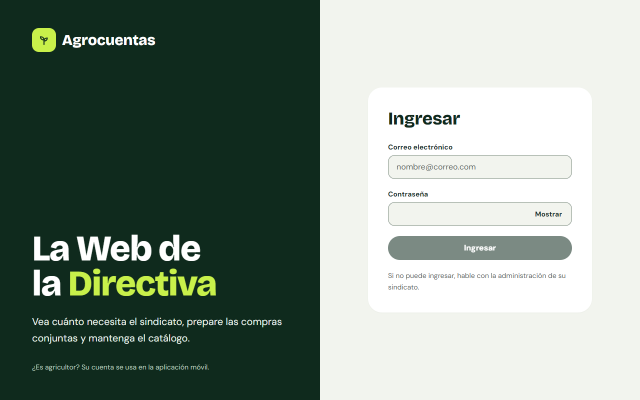
#> input picture docs/evidence/rediseno-web-v2/base/acceso/01-ingresar__portatil.png, 1280 x 800 px, given in place of 01.png, which was not available (shown at 1/2 size)
$ python comparativa_v.py ../../docs/evidence/rediseno-web-v2/base/acceso
#> lines starting #> are read from the running program, lines starting #| are printed output that depends on the picture
"""Comparativas lámina ↔ implementación del rediseño de la Web (v2).

Compone, para cada una de las 51 láminas, la lámina a la izquierda y la(s)
captura(s) existentes de la implementación a la derecha, con rótulos.
No toma capturas nuevas: sólo lee PNG ya guardados en
docs/evidence/rediseno-web-v2/ y escribe docs/evidence/rediseno-web-v2/comparativas/NN.png.

Uso (desde la raíz del worktree):
    <python> -I tool/web_rediseno_v2/comparativa_v.py <carpeta_laminas> [NN ...]

Reglas de composición:
- Escritorio (láminas 01–34): lámina escalada a 1150 px de ancho; capturas a
  1150 px (una) o en rejilla de 2 columnas (varias, p. ej. hojas de diálogos;
  los diálogos se recortan automáticamente al recuadro blanco del diálogo).
  Una captura de página entera mucho más alta que la lámina se recorta por
  abajo y el rótulo lo indica.
- Teléfono (35–51): todo a escala 0,55 (390 px → 429 px). Una captura más alta
  que la lámina se reparte en columnas de la altura de la lámina (máx. 3); lo
  que sobra se recorta y el rótulo lo indica.
- Lámina sin captura: se compone la lámina sola con el rótulo «sin captura: motivo».
"""
import os
import sys

from PIL import Image, ImageDraw, ImageFont

ROOT = os.path.abspath(os.path.join(os.path.dirname(__file__), '..', '..'))
EVID = os.path.join(ROOT, 'docs', 'evidence', 'rediseno-web-v2')
OUT = os.path.join(EVID, 'comparativas')

BG = (255, 255, 255)
INK = (15, 42, 29)
MUTED = (90, 100, 95)
WARN = (160, 60, 20)
FRAME = (200, 205, 200)

TITLES = {
    1: 'Ingresar', 2: 'Aviso para una cuenta de agricultor', 3: 'Resumen', 4: 'Cobertura',
    5: 'Estados del Resumen', 6: 'Necesidades y propuestas (borrador)',
    7: 'Borrador · borradores anteriores', 8: 'Borrador · cómo se calculó', 9: 'Compras conjuntas',
    10: 'Convocatoria · borrador', 11: 'Convocatoria abierta (responsable)',
    12: 'Convocatoria · cerrada con consolidado', 13: 'Convocatoria · cancelada',
    14: 'Convocatoria · nueva responsable', 15: 'Diálogos · compras conjuntas',
    16: 'Convocatoria · sin permiso para ver participantes', 17: 'Convocatoria · permiso retirado',
    18: 'Convocatoria · cerrada, vista sin permiso de detalle',
    19: 'Convocatoria · cerrada, menos de 3 participantes',
    20: 'Convocatoria · responsable no habilitada', 21: 'Catálogo · Productos',
    22: 'Catálogo · Nombres equivalentes', 23: 'Catálogo · Por identificar',
    24: 'Catálogo · Ya identificados', 25: 'Histórico sellado', 26: 'Estimación del consumo',
    27: 'Estimación guardada sin conexión', 28: 'Campañas', 29: 'Detalle de campaña',
    30: 'Diálogos · campañas y catálogo', 31: 'Usuarios (Administrador)', 32: 'Bitácora',
    33: 'Diálogos · usuarios, bitácora y foto', 34: 'Diálogos · editar, retirar y separar',
    35: 'Resumen en teléfono', 36: 'Teléfono · borrador de compra',
    37: 'Teléfono · compras conjuntas', 38: 'Teléfono · convocatoria abierta',
    39: 'Teléfono · catálogo', 40: 'Teléfono · histórico sellado', 41: 'Teléfono · campañas',
    42: 'Teléfono · bitácora', 43: 'Teléfono · menú «Más»',
    44: 'Teléfono · usuarios y permiso de sustitución', 45: 'Teléfono · formulario (nueva convocatoria)',
    46: 'Teléfono · confirmación con motivo', 47: 'Teléfono · identificar un producto con fotografía',
    48: 'Teléfono · convocatoria con permiso retirado', 49: 'Teléfono · sustituir a la responsable',
    50: 'Teléfono · nueva responsable revisar permisos', 51: 'Teléfono · cómo se calculó y detalle técnico',
}

# Capturas por lámina: (ruta relativa a docs/evidence/rediseno-web-v2, opciones).
# Opciones: 'dialog' (recorte automático al diálogo), 'label' (texto extra),
# 'crop' (x0, y0, x1, y1 en px de la captura), 'max_h' (alto máximo en px de la captura).
D = {'dialog': True}
SPEC = {
    1: [('base/acceso/01-ingresar__escritorio.png', {})],
    2: [('verificacion/acceso/02-agricultor-aviso__escritorio.png', {'label': 'verificación sobre 06283da'})],
    3: [('a/resumen/03-resumen__escritorio.png', {})],
    4: [('a/cobertura/04-cobertura__escritorio.png', {})],
    5: [('a/estados/05-01-cargando__SIMULADO__escritorio.png', {'label': '§1 cargando (simulado)'}),
        ('a/estados/05-07-error-servidor__SIMULADO__escritorio.png', {'label': '§7 error 500 (simulado)'}),
        ('a/estados/05-08-sin-permiso__SIMULADO__escritorio.png', {'label': '§8 403 (simulado)'}),
        ('a/estados/05-09-servidor-ocupado__SIMULADO__escritorio.png', {'label': '§9 429 (simulado)'}),
        ('verificacion/simulados/05-s2_sin_campanas__SIMULADO__escritorio.png', {'label': '§2 sin campañas (SIMULADO, 1b7fbb4)', 'crop': (272, 0, 1440, 1100)}),
        ('verificacion/simulados/05-u8_sin_activa__SIMULADO__escritorio.png', {'label': '§2/U.8 sin campaña activa (SIMULADO)', 'crop': (272, 0, 1440, 1100)}),
        ('verificacion/simulados/05-s3_sin_cifras__SIMULADO__escritorio.png', {'label': '§3 sin cifras (SIMULADO)', 'crop': (272, 0, 1440, 1100)}),
        ('verificacion/simulados/05-s4_todo_oculto__SIMULADO__escritorio.png', {'label': '§4 todo oculto (SIMULADO)', 'crop': (272, 0, 1440, 1100)}),
        ('verificacion/simulados/05-s5_politica_pendiente__SIMULADO__escritorio.png', {'label': '§5 política pendiente (SIMULADO)', 'crop': (272, 0, 1440, 1100)}),
        ('verificacion/simulados/05-s10_cerrada_sin_sellar__SIMULADO__escritorio.png', {'label': '§10 cerrada, lista para sellar (SIMULADO)', 'crop': (272, 0, 1440, 1300)}),
        ('verificacion/simulados/05-s11_sellada__SIMULADO__escritorio.png', {'label': '§11 sellada (SIMULADO)', 'crop': (272, 0, 1440, 1100)}),
        ('verificacion/simulados/05-12-referencia-NONE__SIMULADO__escritorio.png', {'label': '§12 sin referencia (SIMULADO)', 'crop': (272, 0, 1440, 900)}),
        ('verificacion/simulados/05-12-referencia-CALCULATING__SIMULADO__escritorio.png', {'label': '§12 calculando (SIMULADO)', 'crop': (272, 0, 1440, 900)}),
        ('verificacion/simulados/05-12-referencia-LINKED__SIMULADO__escritorio.png', {'label': '§12 fijada (SIMULADO)', 'crop': (272, 0, 1440, 900)}),
        ('verificacion/simulados/05-12-referencia-LINKED_DESACTUALIZADA__SIMULADO__escritorio.png', {'label': '§12 desactualizada (SIMULADO)', 'crop': (272, 0, 1440, 900)}),
        ('verificacion/simulados/05-12-referencia-RESTRICTED__SIMULADO__escritorio.png', {'label': '§12 restringida (SIMULADO)', 'crop': (272, 0, 1440, 900)}),
        ('verificacion/simulados/05-12-referencia-UNAVAILABLE__SIMULADO__escritorio.png', {'label': '§12 no disponible (SIMULADO)', 'crop': (272, 0, 1440, 900)}),
        ('verificacion/participantes/12-directiva-responsable-cerrada__escritorio.png', {'label': '§13 VISIBLE (API real)', 'crop': (272, 300, 1440, 1100)}),
        ('b/detalle/18-cerrada-sin-permiso__escritorio.png', {'label': '§13 parcial: VISIBLE y UNDER_THRESHOLD', 'crop': (272, 300, 1440, 1100)}),
        ('b/detalle/16-sin-permiso-participantes__escritorio.png', {'label': '§13 parcial: RESPONSIBLE_ONLY (abierta)', 'crop': (272, 300, 1440, 1100)})],
    6: [('verificacion/capturas/06-borrador-pagina__escritorio.png', {'label': 'verificación sobre 06283da, página entera'})],
    7: [('a/pestanas/07-anteriores-pildora__escritorio.png', {})],
    8: [('verificacion/capturas/08-como-se-calculo-pagina__escritorio.png', {'label': 'verificación sobre 06283da, página entera'})],
    9: [('b/adopcion/09-compras-conjuntas__escritorio.png', {})],
    10: [('b/detalle/10-borrador__escritorio.png', {})],
    11: [('b/adopcion/11-abierta-responsable__escritorio.png', {})],
    12: [('b/detalle/12-cerrada-consolidado__escritorio.png', {})],
    13: [('b/detalle/13-cancelada__escritorio.png', {})],
    14: [('b/detalle/14-nueva-responsable__escritorio.png', {})],
    15: [('b/adopcion/15-1-nueva-convocatoria__escritorio.png', dict(D, label='15.1')),
         ('verificacion/convocatoria/04-dialogo-abrir__escritorio.png', dict(D, label='15.2 (verificación, 06283da)')),
         ('verificacion/convocatoria/06-dialogo-cerrar__escritorio.png', dict(D, label='15.3 (verificación, 06283da)')),
         ('b/dialogos/15-4-cancelar__escritorio.png', dict(D, label='15.4')),
         ('b/dialogos/15-5-conceder__escritorio.png', dict(D, label='15.5')),
         ('b/adopcion/15-6-sustituir__escritorio.png', dict(D, label='15.6'))],
    16: [('b/detalle/16-sin-permiso-participantes__escritorio.png', {})],
    17: [('b/detalle/17-permiso-retirado__escritorio.png', {})],
    18: [('b/detalle/18-cerrada-sin-permiso__escritorio.png', {})],
    19: [('b/detalle/19-cerrada-menos-de-3__escritorio.png', {})],
    20: [('b/detalle/20-responsable-no-habilitada__escritorio.png', {})],
    21: [('c/ronda2/21-39-catalogo-productos__escritorio.png', {'label': 'API real'}),
         ('verificacion/simulados/21-productos-inactivos__SIMULADO__escritorio.png', {'label': '«Ver productos inactivos» con un producto (lista SIMULADA de products.page.test.tsx)'})],
    22: [('c/catalogo/22-nombres-equivalentes__escritorio.png', {})],
    23: [('c/catalogo/23-por-identificar-con-foto__escritorio.png', {})],
    24: [('c/catalogo/24-corregir-identificacion__escritorio.png', {}),
         ('verificacion/identificacion/24-ya-identificados__escritorio.png', {'label': 'verificación sobre 06283da'})],
    25: [('a/historico/25-historico-sellado__escritorio.png', {})],
    26: [('verificacion/hallazgos/26-estimacion-decimales__escritorio.png', {'label': 'verificación sobre 06283da, primera pantalla'})],
    27: [('a/copia/27-copia-legible__escritorio.png', {'label': 'estado 1'}),
         ('a/copia/27-copia-estado__escritorio.png', {'label': 'estado 2'}),
         ('a/copia/27-copia-sin-sesion__escritorio.png', {'label': 'estado 3'})],
    28: [('orquestador/cabecera/28-campanas-accion__escritorio.png', {'label': 'cabecera del orquestador (última), primera pantalla'}),
         ('c/ronda2/28-41-campanas__escritorio.png', {'label': 'página entera (ronda 2 de C)'})],
    29: [('c/ronda2/29-detalle-campana__escritorio.png', {})],
    30: [('verificacion/admin/30-1-nueva-campana__escritorio.png', dict(D, label='30.1 (verificación, 06283da)')),
         ('c/dialogos/30.2-cerrar-campana__escritorio.png', dict(D, label='30.2')),
         ('verificacion/simulados/30-3-sellar-dialogo__SIMULADO__escritorio.png', dict(D, label='30.3 (SIMULADO, revisión de fixture; sin enviar)')),
         ('c/dialogos/30.4-nuevo-producto__escritorio.png', dict(D, label='30.4')),
         ('c/dialogos/30.5-inactivar-producto__escritorio.png', dict(D, label='30.5')),
         ('c/dialogos/30.6-unir-nombres__escritorio.png', dict(D, label='30.6'))],
    31: [('c/ronda2/31-44-usuarios__escritorio.png', {})],
    32: [('c/bitacora/32-bitacora__escritorio.png', {'max_h': 2700})],
    33: [('verificacion/admin/33-1-nuevo-usuario__escritorio.png', dict(D, label='33.1 (verificación, 06283da)')),
         ('c/dialogos/33.2-contrasena__escritorio.png', dict(D, label='33.2')),
         ('verificacion/admin/33-3-desactivar__escritorio.png', dict(D, label='33.3 (verificación, 06283da)')),
         ('verificacion/admin/33-4-que-paso__escritorio.png', dict(D, label='33.4 (verificación, 06283da)')),
         ('c/dialogos/33.5-foto-no-disponible__SIMULADO__escritorio.png', dict(D, label='33.5 (simulado: 404)'))],
    34: [('b/dialogos/34-1-editar__escritorio.png', dict(D, label='34.1')),
         ('b/dialogos/34-2-retirar__escritorio.png', dict(D, label='34.2')),
         ('verificacion/admin/34-3-editar-campana__escritorio.png', dict(D, label='34.3 (verificación, 06283da)')),
         ('c/dialogos/34.4-editar-producto__escritorio.png', dict(D, label='34.4')),
         ('c/dialogos/34.5-separar-nombres__escritorio.png', dict(D, label='34.5')),
         ('verificacion/admin/34-6-editar-usuario__escritorio.png', dict(D, label='34.6 (verificación, 06283da)'))],
    35: [('a/telefono/35-resumen-telefono__movil.png', {})],
    36: [('verificacion/hallazgos/36-borrador-primera-pantalla__movil.png', {'label': '06283da, primera pantalla'}),
         ('verificacion/telefono/36-borrador-final__movil.png', {'label': '06283da, final de la página'})],
    37: [('b/adopcion/37-compras-conjuntas__movil.png', {})],
    38: [('b/adopcion/38-abierta-responsable__movil.png', {})],
    39: [('c/ronda2/21-39-catalogo-productos__movil.png', {'label': 'API real'}),
         ('verificacion/simulados/21-productos-inactivos__SIMULADO__movil.png', {'label': 'inactivos (SIMULADO)'})],
    40: [('a/telefono/40-historico-telefono__movil.png', {})],
    41: [('verificacion/hallazgos/41-campanas-barra__movil.png', {'label': '06283da, primera pantalla'}),
         ('c/ronda2/28-41-campanas__movil.png', {'label': 'página entera'})],
    42: [('c/bitacora/32-bitacora__movil.png', {}),
         ('c/telefono/42-bitacora-filtros__movil.png', {'label': '«Más filtros»'})],
    43: [('verificacion/telefono/43-menu-mas__movil.png', {'label': '06283da'})],
    44: [('c/ronda2/31-44-usuarios__movil.png', {'crop': (0, 0, 780, 3400), 'label': 'principio de la página'}),
         ('c/ronda2/31-44-usuarios__movil.png', {'crop': (0, 8000, 780, 9954), 'label': 'final de la página: panel del permiso'})],
    45: [('verificacion/telefono/45-nueva-convocatoria__movil.png', {'label': '06283da'})],
    46: [('verificacion/telefono/46-cancelar-hoja__movil.png', {'label': '06283da'})],
    47: [('c/catalogo/23-por-identificar-con-foto__movil.png', {'label': 'solicitud con foto elegida'})],
    48: [('verificacion/capturas/48-permiso-retirado__movil.png', {'label': '06283da'})],
    49: [('b/adopcion/49-sustituir__movil.png', {'label': 'primera pantalla'}),
         ('verificacion/capturas/49-sustituir-final__movil.png', {'label': '06283da, desplazado hasta el motivo'})],
    50: [('verificacion/capturas/50-nueva-responsable__movil.png', {'label': '06283da'})],
    51: [('verificacion/capturas/51-como-se-calculo__movil.png', {'label': '06283da, página entera'})],
}

# Láminas sin captura (motivo). Si una lámina está aquí y no en SPEC, se compone sola.
SIN_CAPTURA = {
    5: '§1–§5 y §7–§12 con respuestas SIMULADAS (fixtures de la Web); §13 con la API real. Sin captura: §6 sin conexión.',
    30: '30.3 con respuesta SIMULADA (no hay campaña cerrada sin sellar en la base aislada); el resto, API real.',
    33: '33.5: la foto real de la etiqueta es privada y no se fotografía; se muestra el estado simulado «no disponible» (404).',
}


def font(size, bold=False):
    for name in (('arialbd.ttf',) if bold else ()) + ('arial.ttf',):
        try:
            return ImageFont.truetype(name, size)
        except OSError:
            continue
    return ImageFont.load_default()


def wrap(draw, text, fnt, width):
    lines, cur = [], ''
    for word in text.split(' '):
        test = (cur + ' ' + word).strip()
        if draw.textlength(test, font=fnt) <= width or not cur:
            cur = test
        else:
            lines.append(cur)
            cur = word
    if cur:
        lines.append(cur)
    return lines


def label_block(text, width, size=20, color=INK, bold=False):
    fnt = font(size, bold)
    tmp = ImageDraw.Draw(Image.new('RGB', (10, 10)))
    lines = wrap(tmp, text, fnt, width)
    lh = size + 6
    im = Image.new('RGB', (width, lh * len(lines) + 6), BG)
    d = ImageDraw.Draw(im)
    for i, ln in enumerate(lines):
        d.text((0, 3 + i * lh), ln, fill=color, font=fnt)
    return im


def vstack(parts, gap=6):
    w = max(p.width for p in parts)
    h = sum(p.height for p in parts) + gap * (len(parts) - 1)
    im = Image.new('RGB', (w, h), BG)
    y = 0
    for p in parts:
        im.paste(p, (0, y))
        y += p.height + gap
    return im


def framed(im):
    out = Image.new('RGB', (im.width + 2, im.height + 2), FRAME)
    out.paste(im, (1, 1))
    return out


# [16 lines left out: function dialog_box, not called in this run]


def load_capture(rel, opts):
    path = os.path.join(EVID, rel.replace('/', os.sep))
    im = Image.open(path).convert('RGB')
    note = ''
    if opts.get('dialog'):
        box = dialog_box(im)
        if box:
            im = im.crop(box)
            note = 'recortada al diálogo'
    if opts.get('crop'):
        im = im.crop(opts['crop'])
        note = 'recorte %s' % (opts['crop'],)
    return im, note


def scaled(im, width):
    if im.width == width:
        return im
    h = round(im.height * width / im.width)
    return im.resize((width, h), Image.LANCZOS)


def compose_desktop(n, lam, caps, sin):
    CW, PAD = 1150, 30
    slide = scaled(lam, CW)
    left = vstack([label_block('Lámina %02d · %s' % (n, TITLES[n]), CW, 30, INK, True),
                   label_block('laminas/%02d.png (1440 px a 2x)' % n, CW, 18, MUTED),
                   framed(slide)])
    if sin and not caps:
        right = vstack([label_block('Implementación', CW, 30, INK, True),
                        label_block('Sin captura: ' + sin, CW, 24, WARN, True)])
    else:
        blocks = []
        if len(caps) == 1 or all(not o.get('dialog') and not o.get('crop') for _, o in caps) and len(caps) <= 3:
            # una o pocas capturas de página: apiladas a todo el ancho
            limit = max(round(slide.height * 1.35), 1500)
            for rel, o in caps:
                im, note = load_capture(rel, o)
                im = scaled(im, CW)
                maxh = o.get('max_h')
                cut = round(maxh * CW / 1440) if maxh else limit
                if im.height > cut:
                    src_h = round(cut * 1440 / CW)
                    total = round(im.height * 1440 / CW)
                    im = im.crop((0, 0, CW, cut))
                    note = (note + '; ' if note else '') + 'recortada: primeros %d de %d px' % (src_h, total)
                txt = rel + (' · ' + o['label'] if o.get('label') else '') + (' · ' + note if note else '')
                blocks.append(vstack([label_block(txt, CW, 18, MUTED), framed(im)]))
        else:
            cw2 = (CW - PAD) // 2
            cells = []
            for rel, o in caps:
                im, note = load_capture(rel, o)
                im = scaled(im, cw2)
                txt = (o.get('label', '') + ' · ' if o.get('label') else '') + rel + (' · ' + note if note else '')
                cells.append(vstack([label_block(txt, cw2, 16, MUTED), framed(im)]))
            for i in range(0, len(cells), 2):
                pair = cells[i:i + 2]
                h = max(c.height for c in pair)
                row = Image.new('RGB', (CW, h), BG)
                for j, c in enumerate(pair):
                    row.paste(c, (j * (cw2 + PAD), 0))
                blocks.append(row)
        head = [label_block('Implementación (capturas existentes)', CW, 30, INK, True)]
        if sin:
            head.append(label_block('Nota: ' + sin, CW, 20, WARN, True))
        right = vstack(head + blocks, gap=14)
    W = PAD * 3 + CW * 2
    H = PAD * 2 + max(left.height, right.height)
    canvas = Image.new('RGB', (W, H), BG)
    canvas.paste(left, (PAD, PAD))
    canvas.paste(right, (PAD * 2 + CW, PAD))
    return canvas


# [40 lines left out: function compose_phone, not called in this run]


def main():
    lam_dir = sys.argv[1]
    only = [int(a) for a in sys.argv[2:]] or list(range(1, 52))
    os.makedirs(OUT, exist_ok=True)
    for n in only:
        lam = Image.open(os.path.join(lam_dir, '%02d.png' % n)).convert('RGB')
#> lam is the input picture: PIL image 1280x800 RGB; mean R, G, B 133, 147.2, 137.3
        caps = SPEC.get(n, [])
        sin = SIN_CAPTURA.get(n, '')
        img = compose_phone(n, lam, caps, sin) if n >= 35 else compose_desktop(n, lam, caps, sin)
#> the loop in font (call 2), `for name in (('arialbd.ttf',) if bold else ()) + ('arial.ttf',):` made 1 pass
#> name on pass 1: 'arial.ttf'
#> the loop in label_block (call 2), `for i, ln in enumerate(lines):` made 1 pass
#> ln on pass 1: 'laminas/01.png (1440 px a 2x)'
#> in vstack, `w = max(p.width for p in parts)`: w = 1152
#> in vstack, `h = sum(p.height for p in parts) + gap * (len(parts) - 1)`: h = 805
#> the loop in vstack, `for p in parts:` made 3 passes
#> y on passes 1 to 3: 48, 84, 811
#> after the loop in vstack, `for p in parts:`:
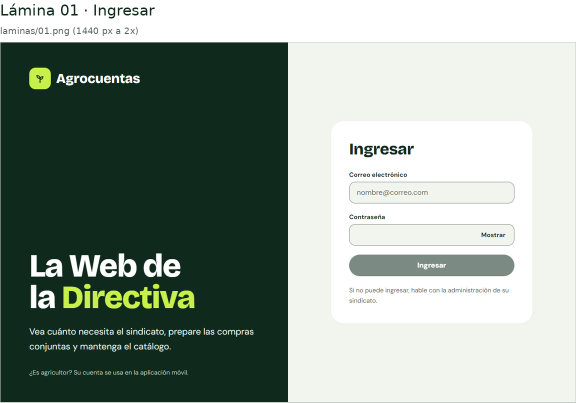
#> im: PIL image 1152x805 RGB (shown at 1/2 size); mean R, G, B 145.3, 158.1, 149.1
#> after the loop in vstack, `for p in parts:`: y = 811
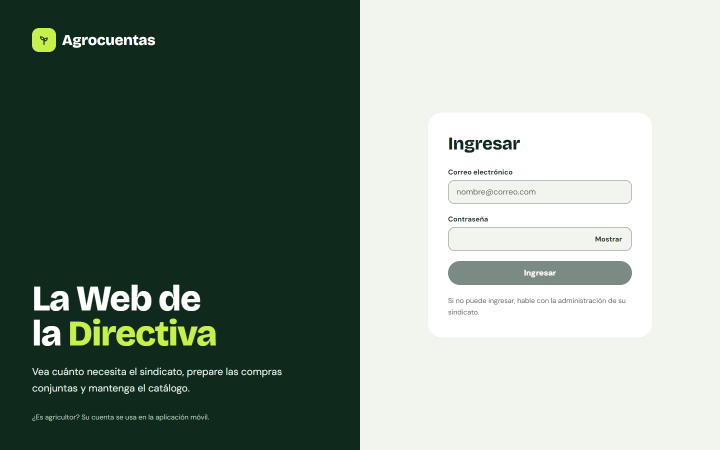
#> input picture docs/evidence/rediseno-web-v2/base/acceso/01-ingresar__escritorio.png, 1440 x 900 px (shown at 1/2 size)
#> in load_capture, im is the input picture: PIL image 1440x900 RGB; mean R, G, B 132, 146.3, 136.5
#> in compose_desktop, `im, note = load_capture(rel, o)`: note = ''
#> in compose_desktop, `txt = rel + (' · ' + o['label'] if o.get('label') else '') + (' · ' + ..`: txt = 'base/acceso/01-ingresar__escritorio.png'
#> call 2 of vstack, with gap = 6
#> in vstack (call 2), `h = sum(p.height for p in parts) + gap * (len(parts) - 1)`: h = 757
#> the loop in vstack (call 2), `for p in parts:` made 2 passes
#> y on passes 1 to 2: 36, 763
#> after the loop in vstack (call 2), `for p in parts:`:
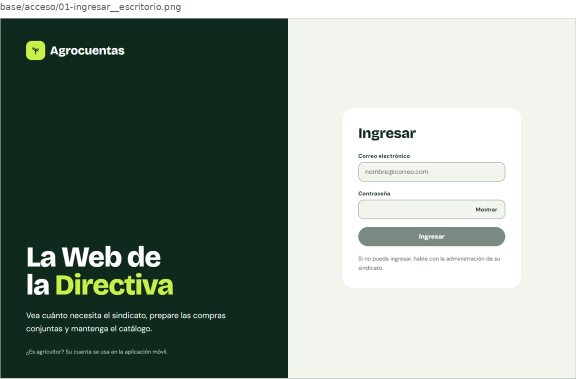
#> im: PIL image 1152x757 RGB (shown at 1/2 size); mean R, G, B 137.8, 151.4, 142.1
#> after the loop in vstack (call 2), `for p in parts:`: y = 763
#> call 3 of vstack, with gap = 14
#> in vstack (call 3), `h = sum(p.height for p in parts) + gap * (len(parts) - 1)`: h = 813
#> after the loop in vstack (call 3), `for p in parts:`:
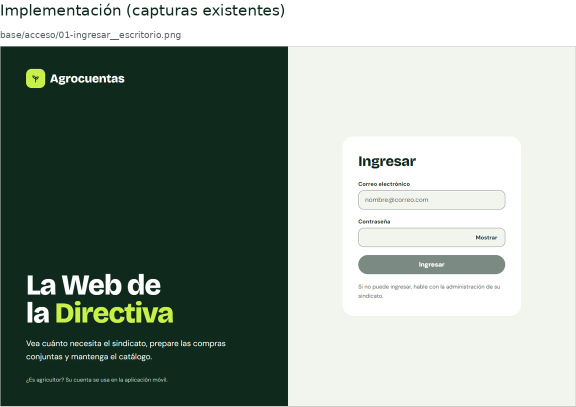
#> im: PIL image 1152x813 RGB (shown at 1/2 size); mean R, G, B 145, 157.7, 149
#> after the loop in vstack (call 3), `for p in parts:`: y = 827
#> in compose_desktop, `canvas.paste(right, (PAD * 2 + CW, PAD))`:
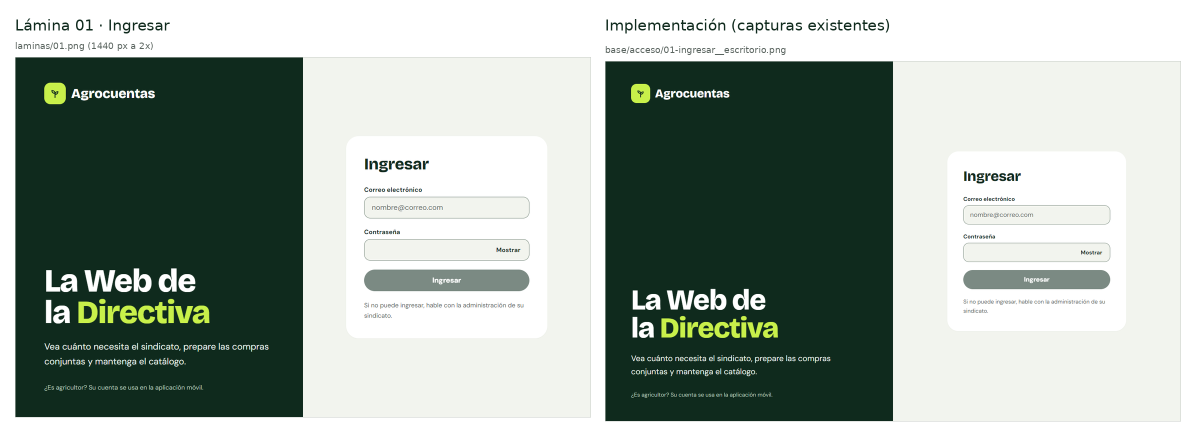
#> canvas: PIL image 2390x873 RGB (shown at 1/2 size); mean R, G, B 156.8, 168.3, 160.3
        if img.width > 2400:
            img = scaled(img, 2400)
        out = os.path.join(OUT, '%02d.png' % n)
        img.save(out, optimize=True)
        print('%02d %dx%d %d KB' % (n, img.width, img.height, os.path.getsize(out) // 1024))
#| 01 2390x873 225 KB


if __name__ == '__main__':
#> (the run stopped early here; a loop or call above may not have finished)
